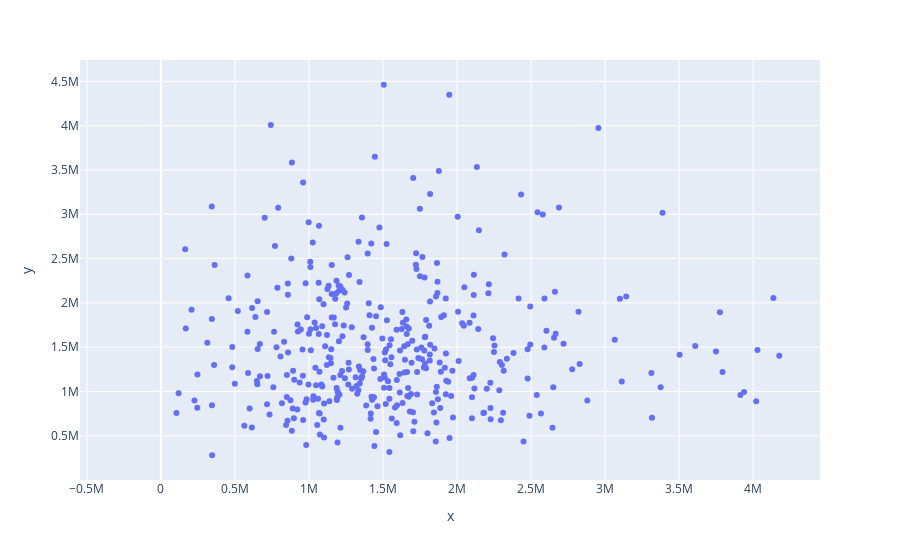

Notebook code cell kept with this figure:
### Markdown cell above
# Scatter Plot (Predicted price & Zillow's zestimate)

### Code cell
fig = px.scatter(x=d_f['predicted_price'], y=d_f['zestimate'])

fig.show()
sns.regplot(x=d_f['predicted_price'], y=d_f['zestimate'], ci=None)

### Figure 1 — Plotly figure (JSON) as saved in the notebook; plotly's stock layout.template omitted (floating-point values rounded to 4 significant figures; data arrays with more than 128 entries replaced by an {"elided": "..."} marker saying what was removed)
{"data": [{"hovertemplate": "x=%{x}<br>y=%{y}<extra></extra>", "legendgroup": "", "marker": {"color": "#636efa", "symbol": "circle"}, "mode": "markers", "name": "", "orientation": "v", "showlegend": false, "type": "scatter", "x": {"elided": "542 float values"}, "xaxis": "x", "y": {"elided": "542 int values"}, "yaxis": "y"}], "layout": {"legend": {"tracegroupgap": 0}, "margin": {"t": 60}, "xaxis": {"anchor": "y", "domain": [0, 1], "title": {"text": "x"}}, "yaxis": {"anchor": "x", "domain": [0, 1], "title": {"text": "y"}}}}
